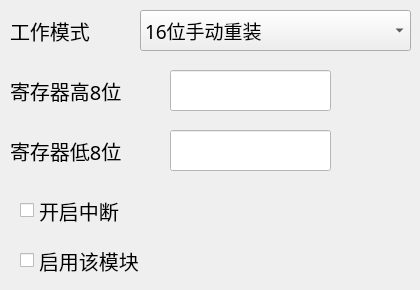
        <widget class="QWidget" name="tab_12">
         <attribute name="title">
          <string>mode1</string>
         </attribute>
         <widget class="QLabel" name="label_11">
          <property name="geometry">
           <rect>
            <x>10</x>
            <y>10</y>
            <width>131</width>
            <height>41</height>
           </rect>
          </property>
          <property name="font">
           <font>
            <family>Arial Unicode MS</family>
            <pointsize>15</pointsize>
           </font>
          </property>
          <property name="text">
           <string>工作模式</string>
          </property>
         </widget>
         <widget class="QComboBox" name="comboBox_t1mode">
          <property name="geometry">
           <rect>
            <x>140</x>
            <y>10</y>
            <width>271</width>
            <height>41</height>
           </rect>
          </property>
          <property name="font">
           <font>
            <family>Arial Unicode MS</family>
            <pointsize>14</pointsize>
           </font>
          </property>
          <item>
           <property name="text">
            <string>16位手动重装</string>
           </property>
          </item>
          <item>
           <property name="text">
            <string>8位自动重装</string>
           </property>
          </item>
         </widget>
         <widget class="QLabel" name="label_12">
          <property name="geometry">
           <rect>
            <x>10</x>
            <y>70</y>
            <width>141</width>
            <height>41</height>
           </rect>
          </property>
          <property name="font">
           <font>
            <family>Arial Unicode MS</family>
            <pointsize>15</pointsize>
           </font>
          </property>
          <property name="text">
           <string>寄存器高8位</string>
          </property>
         </widget>
         <widget class="QLineEdit" name="lineEdit_t1h">
          <property name="geometry">
           <rect>
            <x>170</x>
            <y>70</y>
            <width>161</width>
            <height>41</height>
           </rect>
          </property>
          <property name="font">
           <font>
            <pointsize>13</pointsize>
           </font>
          </property>
          <property name="styleSheet">
           <string notr="true">background-color:white;</string>
          </property>
         </widget>
         <widget class="QLabel" name="label_13">
          <property name="geometry">
           <rect>
            <x>10</x>
            <y>130</y>
            <width>141</width>
            <height>41</height>
           </rect>
          </property>
          <property name="font">
           <font>
            <family>Arial Unicode MS</family>
            <pointsize>15</pointsize>
           </font>
          </property>
          <property name="text">
           <string>寄存器低8位</string>
          </property>
         </widget>
         <widget class="QLineEdit" name="lineEdit_t1l">
          <property name="geometry">
           <rect>
            <x>170</x>
            <y>130</y>
            <width>161</width>
            <height>41</height>
           </rect>
          </property>
          <property name="font">
           <font>
            <pointsize>13</pointsize>
           </font>
          </property>
          <property name="styleSheet">
           <string notr="true">background-color:white;</string>
          </property>
         </widget>
         <widget class="QCheckBox" name="checkBox_t1it">
          <property name="geometry">
           <rect>
            <x>20</x>
            <y>190</y>
            <width>131</width>
            <height>41</height>
           </rect>
          </property>
          <property name="font">
           <font>
            <family>Arial Unicode MS</family>
            <pointsize>15</pointsize>
           </font>
          </property>
          <property name="text">
           <string>开启中断</string>
          </property>
         </widget>
         <widget class="QCheckBox" name="checkBox_t1_en">
          <property name="geometry">
           <rect>
            <x>20</x>
            <y>240</y>
            <width>171</width>
            <height>41</height>
           </rect>
          </property>
          <property name="font">
           <font>
            <family>Arial Unicode MS</family>
            <pointsize>15</pointsize>
           </font>
          </property>
          <property name="text">
           <string>启用该模块</string>
          </property>
         </widget>
        </widget>
